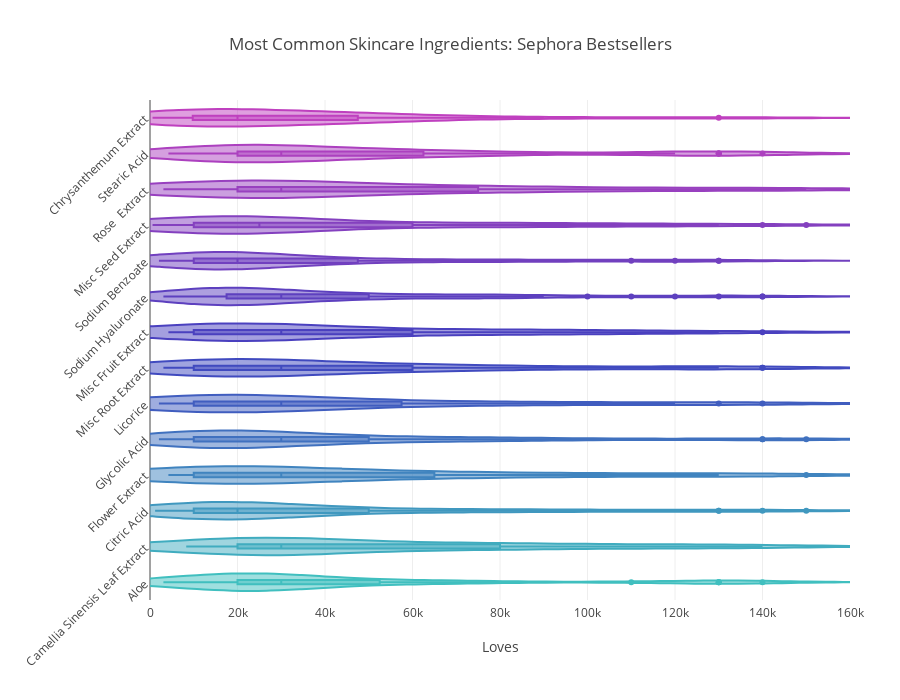

The cell this chart's notebook holds for it:
### Code cell
# interactive violin plot popularity distribution of ingredients
# ingredients list
greds = df_bigs['Ingredient'].unique()

N = 14

c = ['hsl('+str(h)+',50%'+',50%)' for h in np.linspace(180, 300, N)]


# plot price distribution
trace = []
for i in range(0, len(greds)):
    trace.append(go.Violin(x = df_bigs[df_bigs['Ingredient'] == greds[i]]['Loves'], 
                       name = re.sub('\(.*\)', '', greds[i]),
                       marker = dict(color = c[i]),
                          box = dict(visible = True)))

    
layout = go.Layout(title = 'Most Common Skincare Ingredients: Sephora Bestsellers', 
                   yaxis=dict(tickangle=-45), 
                   margin = go.layout.Margin(
                       l=150,
                       r=50,
                       b=100,
                       t=100,
                       pad=4), 
                   showlegend = False, 
                   xaxis = dict(range = [0, 160000], title = 'Loves'),
                   height = 700)

iplot(go.Figure(data = trace, layout = layout))
